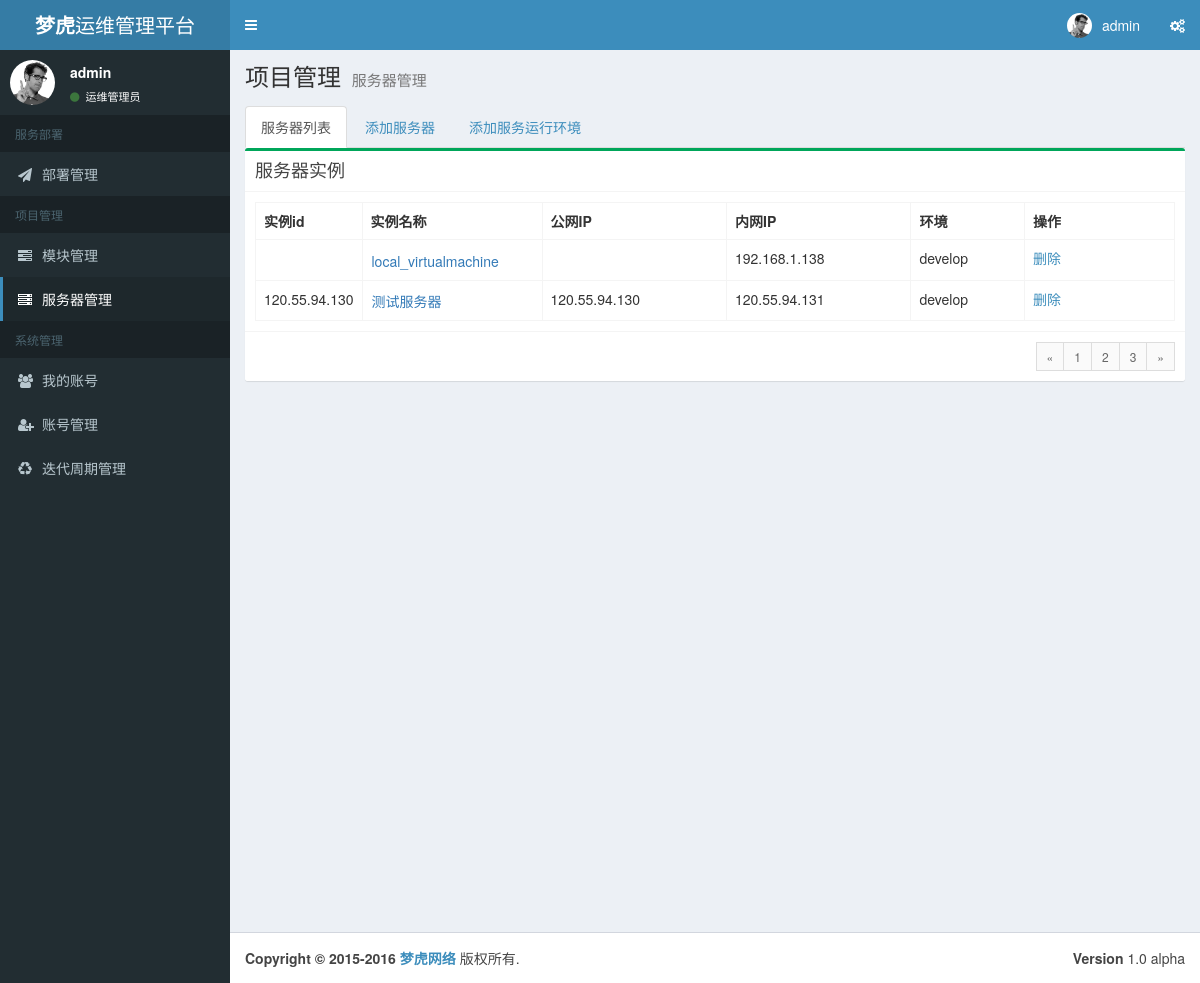
/build/server_manage (signed in), run on an earlier commit of the app's database.
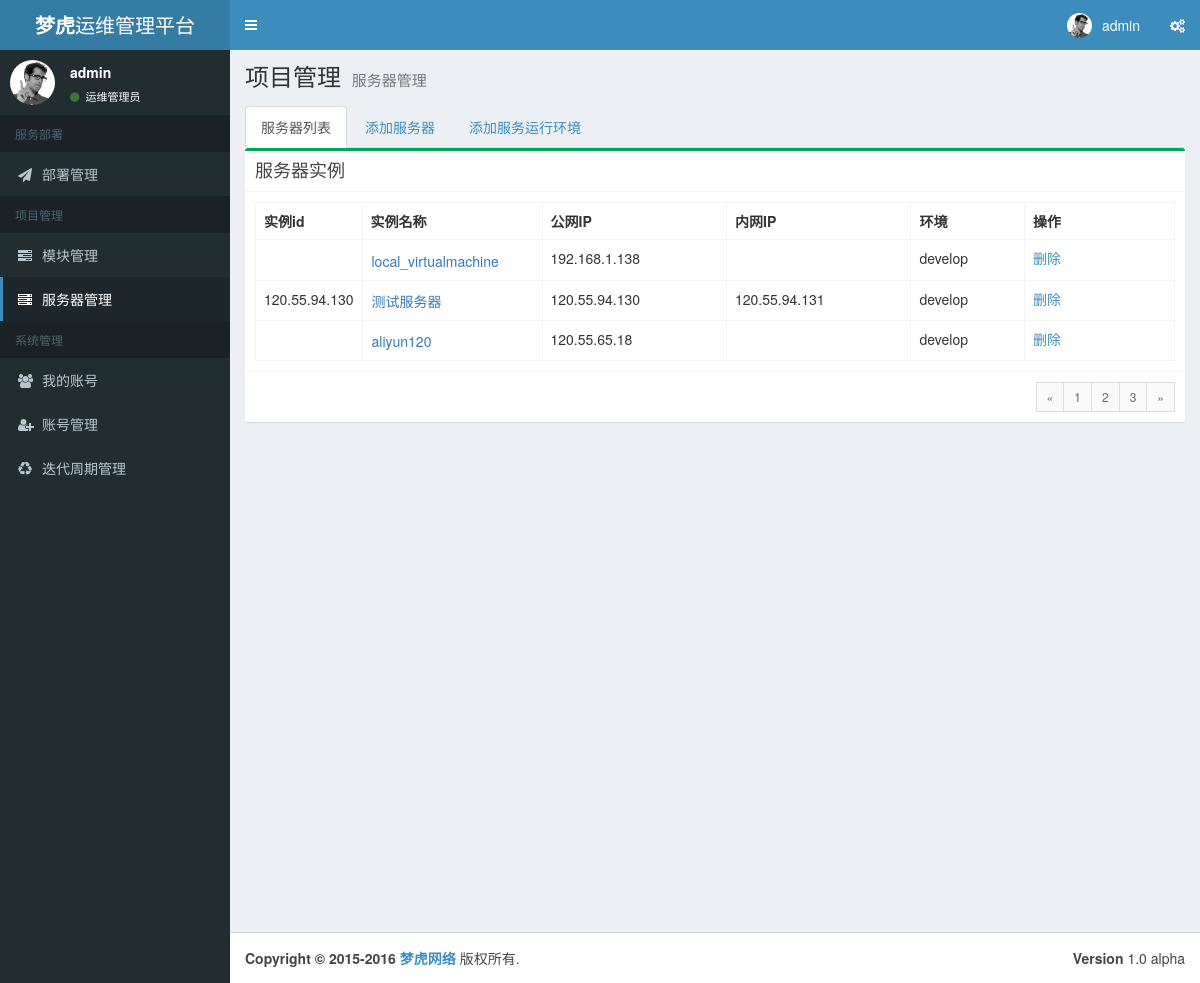
And on a later commit of the database.
### tables this page shows
CREATE TABLE servers (
  id integer primary key autoincrement,
  aliid text,
  name text not null,
  type not null default 0,
  username not null,
  password not null,
  ip_outer text,
  ip_inner text,
  environment text not null
);

### views/build.py (the view)
@build.route("/server_manage")
def server_manage():
    if not session.get('logged_in'):
        abort(401)
    cur = g.db.execute("SELECT * FROM servers ORDER BY environment DESC")
    servers = cur.fetchall()
    return render_template("server_manage.html",
                           service_type=SERVICE_TYPE["PROJECT_MANEGE"],
                           service_name=PROJECT_MANEGE["SERVER_MANAGE"],
                           servers=servers)

### run.py (called while the page is built)
def connect_db():
    rv = sqlite3.connect(app.config['DATABASE'])
    rv.row_factory = sqlite3.Row
    return rv

@app.before_request
def before_request():
    g.db = connect_db()
    g.cf = configparser.ConfigParser()
    g.cf.read("config.iml")

@app.teardown_request
def teardown_request(exception):
    if exception is not None:
        print(exception)
    db = getattr(g, 'db', None)
    if db is not None:
        db.close()
    g.db.close()

### templates/server_manage.html (shortened to what this page needs)
{% extends "base_layout.html" %}
{% block css %}
    <link href="{{ url_for('static', filename='basstyle.css') }}" rel="stylesheet" type="text/css"/>
{% endblock %}
{% block body %}
<ul class="nav nav-tabs" role="tablist">
    <li role="presentation" class="active"><a href="#server_list" aria-controls="server_list" role="tab" data-toggle="tab">服务器列表</a></li>
    <li role="presentation"><a href="#server_new" aria-controls="server_new" role="tab" data-toggle="tab">添加服务器</a></li>
    <li role="presentation"><a href="#server_environment" aria-controls="server_environment" role="tab" data-toggle="tab">添加服务运行环境</a></li>
</ul>
  <div class="tab-content">
    <div role="tabpanel" class="tab-pane active" id="server_list">
        <div class="row">
            <div class="col-xs-12">
                <div class="box box-success">
                    <div class="box-header with-border">
                        <h3 class="box-title">服务器实例</h3>
                    </div>
                    <div class="box-body">
                        <table class="table table-bordered">
                            <tr>
                                <th style="width: 100px">实例id</th>
                                <th style="width: 180px">实例名称</th>
                                <th>公网IP</th>
                                <th>内网IP</th>
                                <th>环境</th>
                                <th style="width: 150px">操作</th>
                            </tr>
                            {% for server in servers %}
                            <tr>
                                <td>{{ server.aliid }}</td>
                                <td>
                                    <a class="btn btn-link btn-a btn-server" data-toggle="modal" data-target="#server_modal">{{ server.name }}</a>
                                </td>
                                <td>{{ server.ip_outer }}</td>
                                <td>{{ server.ip_inner }}</td>
                                <td>{{ server.environment }}</td>
                                <td><a href="/build/server_delete/{{ server.id }}">删除</a></td>
                            </tr>
                            {% endfor %}
                        </table>
                    </div>
                    <div class="box-footer clearfix">
                        <ul class="pagination pagination-sm no-margin pull-right">
                            <li><a href="#">&laquo;</a></li>
                            <li><a href="#">1</a></li>
                            <li><a href="#">2</a></li>
                            <li><a href="#">3</a></li>
                            <li><a href="#">&raquo;</a></li>
                        </ul>
                    </div>
                </div>
            </div>
        </div>
    </div>
  </div>
{% endblock %}

What changed in the data, as far as the page shows it:
changed servers "local_virtualmachine": ip_outer (not shown) → "192.168.1.138"; ip_inner "192.168.1.138" → (not shown)
added servers: name "aliyun120", ip_outer "120.55.65.18", environment "develop"
